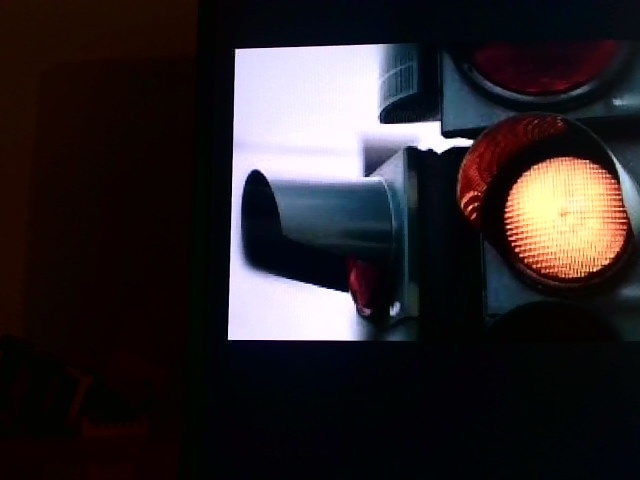
#> input picture supercane-opencv/input.jpg, 640 x 480 px, given in place of the camera
$ python dist.py
#> lines starting #> are read from the running program, lines starting #| are printed output that depends on the picture; after the words box and inside, x2 and y2 are one past the last pixel; in counts of white or black regions, pixels touching at a corner belong together
import cv2
import numpy as np

# Set the focal length and known width of the object (in this case, a traffic light)
focal_length = 650
object_width = 9

# Initialize the camera module
cap = cv2.VideoCapture(0)

while True:
    # Read a frame from the camera
    _, frame = cap.read()
#> frame is the input picture: shape (480, 640, 3); mean B, G, R 41.2, 38.7, 44.1

    # Convert the frame to grayscale
    gray = cv2.cvtColor(frame, cv2.COLOR_BGR2GRAY)
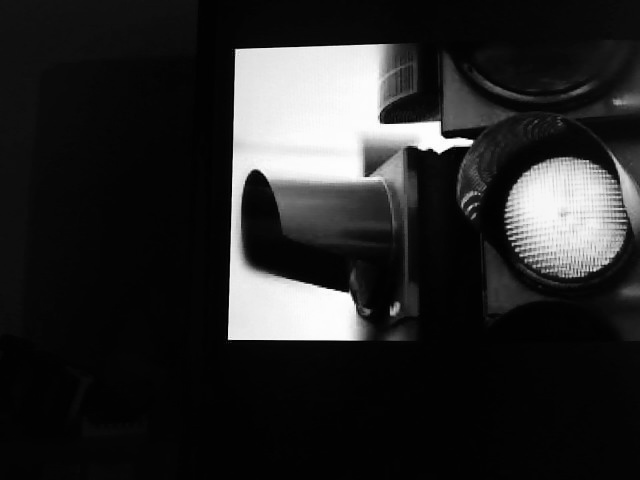
#> gray: shape (480, 640); min 0, max 255, mean 40.6

    # Apply a Gaussian blur to reduce noise
    blur = cv2.GaussianBlur(gray, (5, 5), 0)

    # Detect edges using the Canny edge detection algorithm
    edges = cv2.Canny(blur, 50, 150)
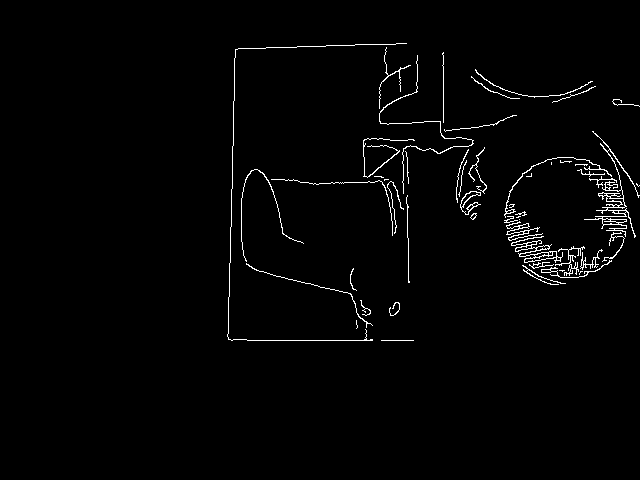
#> edges: shape (480, 640); 1.7% white in thin lines or dots, all inside (x1, y1, x2, y2) = (227, 43, 640, 341)

    # Find contours of the edges
    contours, _ = cv2.findContours(edges, cv2.RETR_EXTERNAL, cv2.CHAIN_APPROX_SIMPLE)
#> contours = 52 contours, 35 with area under 20; largest, box (x1, y1, x2, y2) and area: (584, 131, 640, 238) 390, (511, 236, 563, 263) 343, (460, 191, 481, 215) 153, (506, 221, 543, 241) 66, (504, 157, 612, 218) 66

    # Loop through the contours and estimate the distance to the object
    for contour in contours:
        # Compute the bounding box of the contour
        x, y, w, h = cv2.boundingRect(contour)

        # Only consider contours with a certain aspect ratio and size
        aspect_ratio = w / float(h)
        area = cv2.contourArea(contour)

        if aspect_ratio > 0.5 and aspect_ratio < 2.0 and area > 1000:
            # Compute the distance to the object using the width of the bounding box
            distance = (object_width * focal_length) / w

            # Draw the bounding box and distance on the frame
            cv2.rectangle(frame, (x, y), (x + w, y + h), (0, 255, 0), 2)
            cv2.putText(frame, "Distance: {:.2f} cm".format(distance), (x, y - 10), cv2.FONT_HERSHEY_SIMPLEX, 0.5, (0, 255, 0), 2)
#> this loop made 52 passes
#> (x, y, w, h, aspect_ratio, area) on passes 8, 9, 11, 12, 13, 14, 16, 20, 24, 33, 38, 41: (522, 265, 44, 20, 2.2, 22.5), (246, 263, 127, 65, 1.95, 20.5), (541, 260, 71, 18, 3.94, 48), (580, 249, 23, 21, 1.1, 32), (555, 246, 30, 30, 1, 29.5), (511, 236, 52, 27, 1.93, 343), (506, 221, 37, 20, 1.85, 66.5), (470, 213, 7, 7, 1, 22), (460, 191, 21, 24, 0.875, 153), (241, 169, 63, 93, 0.677, 25.5), (504, 157, 108, 61, 1.77, 66.5), (468, 147, 19, 47, 0.404, 28)

    # Display the frame
    cv2.imshow("Frame", frame)

    # Wait for the user to press 'q' to quit the program
    if cv2.waitKey(1) == ord('q'):
#> (key q is pressed here)
        break

# Release the camera and close all windows
cap.release()
cv2.destroyAllWindows()
